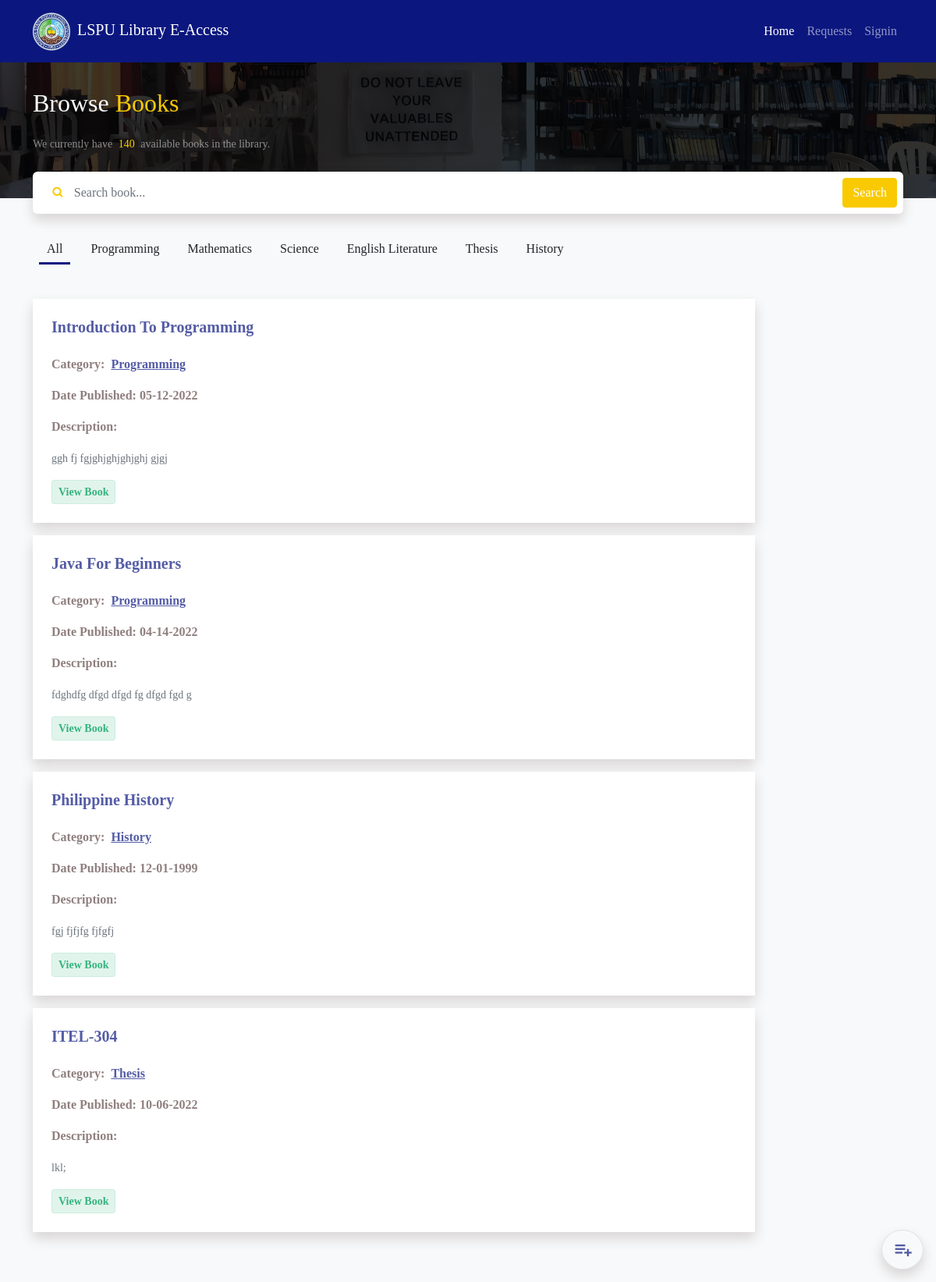
Before: /search with the older database file.
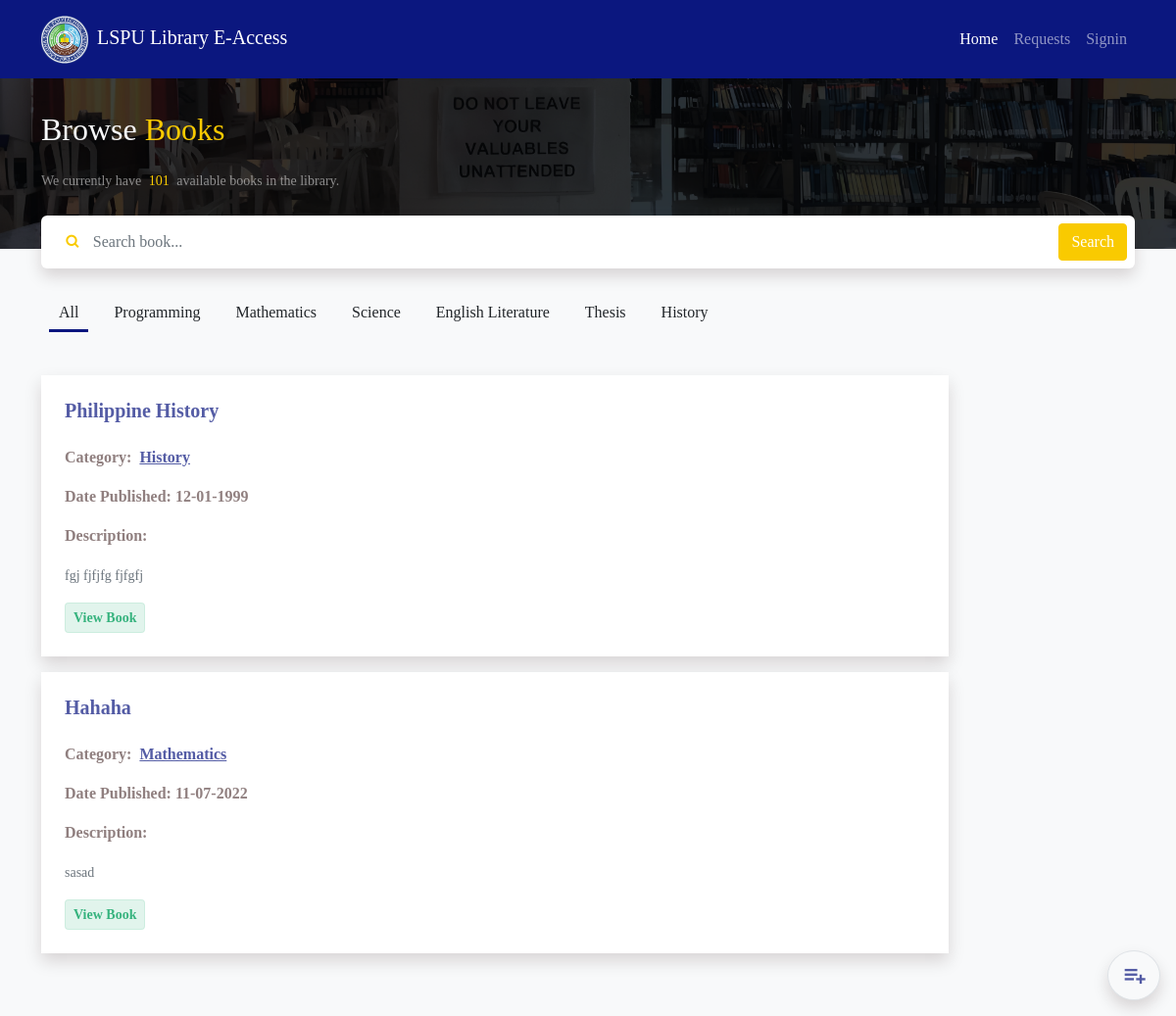
After: the same page with the newer database file.
### tables this page shows
CREATE TABLE categories(
    id INTEGER PRIMARY KEY AUTOINCREMENT,
    name TEXT NOT NULL
);

CREATE TABLE books(
    id INTEGER PRIMARY KEY AUTOINCREMENT,
    isbn Text NOT NULL,
    title TEXT NOT NULL,
    sypnosis TEXT(5000) NOT NULL,
    date_published date not null,
    date_posted date null DEFAULT CURRENT_TIMESTAMP,
    author_id INTEGER NOT NULL,
    category_id INTEGER NOT NULL,
    isAvailable INTEGER DEFAULT 1,
    copies INTEGER DEFAULT 1,
    FOREIGN KEY (author_id) REFERENCES authors(id),
    FOREIGN KEY (category_id) REFERENCES categories(id)
);

### app/students.py (the view)
@bp.route("/search")
def search_books():
    db = get_db()
    search_query = request.args.get('search_query')
    category = request.args.get("category")
    if search_query is None:
        search_query=""
    books = None
    categories = db.execute("SELECT * FROM categories").fetchall()
    selected_category = None
    if category is not None or category is not whitespace:
        selected_category = db.execute("SELECT * FROM categories WHERE name = ? ",(category,)).fetchone()
    if selected_category is not None and categories is not None:
        books = db.execute("SELECT books.copies, STRFTIME('%m-%d-%Y',books.date_published) as date, books.id,books.category_id,books.author_id,books.title,books.sypnosis, categories.name as category_name, authors.name as author_name FROM books INNER JOIN categories ON books.category_id = categories.id INNER JOIN authors ON books.author_id = authors.id WHERE (books.title LIKE ? OR books.sypnosis LIKE ?) AND books.category_id = ?",(f"%{search_query}%",f"%{search_query}%",selected_category['id'])).fetchall()
    else:
        books = db.execute("SELECT books.copies, STRFTIME('%m-%d-%Y',books.date_published) as date, books.id,books.category_id,books.author_id,books.title,books.sypnosis, categories.name as category_name, authors.name as author_name FROM books INNER JOIN categories ON books.category_id = categories.id INNER JOIN authors ON books.author_id = authors.id WHERE (books.title LIKE ? OR books.sypnosis LIKE ?) ",(f"%{search_query}%",f"%{search_query}%",)).fetchall()
    all_books=[]
    books_count = 0
    for book in books:
        borrowed = db.execute("SELECT COUNT(*) as count FROM rental_details INNER JOIN rentals ON rental_details.id = rentals.id WHERE rentals.status != 1 AND rentals.status != 3 AND rental_details.book_id = ?", (book['id'],)).fetchone()['count']
        new_book = {**book, 'available':book['copies'] - borrowed}
        books_count += book['copies'] - borrowed
        all_books.append(new_book)
    return render_template('students/search.html.jinja',books=books,search_query=search_query,result_count=len(books),books_count=books_count,categories=categories,selected_category=selected_category)

### app/admin.py (called while the page is built)
@bp.before_app_request
def loadAdmin():
    if 'admin_id' in session:
        adminId = session['admin_id']
        db = get_db()
        admin = db.execute("SELECT * FROM admin WHERE id = ?", (adminId,)).fetchone()
    else:
        admin = None
    g.current_url = request.base_url
    g.admin = admin

### app/admin_auth.py (called while the page is built)
@bp.before_app_request
def load_logged_in_user():
    account_id = session.get('admin_id')
    if account_id is None:
        g.admin = None
    else:
        g.admin = get_db().execute(
            'SELECT * FROM admin WHERE id = ?', (account_id,)
        ).fetchone()

### app/db.py (called while the page is built)
def get_db():
    if 'db' not in g:
        g.db = sqlite3.connect(
            current_app.config['DATABASE'],
            detect_types=sqlite3.PARSE_DECLTYPES
        )
        g.db.row_factory = sqlite3.Row
    return g.db

### app/students_auth.py (called while the page is built)
@bp.before_app_request
def load_logged_in_user():
    account_id = session.get('student_id')
    if account_id is None:
        g.student = None
    else:
        g.student = get_db().execute(
            'SELECT * FROM students WHERE id = ?', (account_id,)
        ).fetchone()

### app/templates/students/search.html.jinja (shortened to what the changed rows need)
{%extends 'students/base.html.jinja'%}
{%block content %}
<section class="bg-light pb-5">
    <header class="search-header">
        <div class="container">
            <p class="my-1 text-white-50">
                <small>We currently have <span class="text-warning mx-1">{{books_count}}</span> available books in the
                    library.</small>
            </p>
        </div>
    </header>
    <div class="container mt-5 ">
        <ul class=" nav-c-tabs" id="category-nav" data-active="{{selected_category.id if selected_category else 0}}">
            {%for category in categories%}
            <li class="nav-item mx-2">
                <a href="{{url_for('students.search_books')}}?search_query={{search_query}}&category={{category.name}}"
                    class="nav-link" data-category="{{category.id}}">{{category.name}}</a>
            </li>
            {%endfor%}
        </ul>
        <div class="mt-4">
            <div class="row">
                <div class="col-md-10">
                    {% if search_query %}
                    <div class="alert alert-info shadow-sm rounded-2">
                        <i class="bx bx-info-circle me-2"></i>
                        <span>Showing results found for: <strong class="mx-2">{{search_query}}</strong></span>
                    </div>
                    <div class="mt-2">
                        {% if result_count > 0 %}
                        {%for book in books%}
                        <div class="card shadow rounded-0 border-0 mb-3">
                            <div class="card-body p-lg-4">
                                <h5 class="text-primary-50 fw-bold text-capitalize">{{book.title}}</h5>
                                <div class="mt-4">
                                    <p class="text-black-50 fw-bold text-capitalize">
                                        Category:
                                        <a href="{{url_for('students.search_books')}}"
                                            class="ms-1 text-primary-50">{{book.category_name}}</a>
                                    </p>
                                    <p class="text-black-50 fw-bold text-capitalize">Date Published: {{book.date}}</p>
                                    <p class="text-black-50 fw-bold text-capitalize">Description:</p>
                                    <p class="text-secondary">
                                        <small>{{ book.sypnosis|truncate(200, True, ' ...') }}</small>
                                    </p>
                                </div>
                                <div class="mt-2">
                                    <button class="btn btn-sm btn-c-success" data-id="{{book.id}}"
                                        data-bs-toggle="modal" data-bs-target="#info-modal" type="button">View
                                        Book</button>
                                </div>
                            </div>
                        </div>
                        {%endfor%}
                        {% else %}
                        <div class="text-center">
                            <p class="mt-5 text-secondary">No result found.</p>
                        </div>
                        {% endif %}
                        {% else %}
                        {% if books_count > 0 %}
                        {%for book in books%}
                        <div class="card shadow rounded-0 border-0 mb-3">
                            <div class="card-body p-lg-4">
                                <h5 class="text-primary-50 fw-bold text-capitalize">{{book.title}}</h5>
                                <div class="mt-4">
                                    <p class="text-black-50 fw-bold text-capitalize">
                                        Category:
                                        <a href="#" class="ms-1 text-primary-50">{{book.category_name}}</a>
                                    </p>
                                    <p class="text-black-50 fw-bold text-capitalize">Date Published: {{book.date}}</p>
                                    <p class="text-black-50 fw-bold text-capitalize">Description:</p>
                                    <p class="text-secondary">
                                        <small>{{ book.sypnosis|truncate(200, True, ' ...') }}</small>
                                    </p>
                                </div>
                                <div class="mt-2">
                                    <button class="btn btn-sm btn-c-success" data-id="{{book.id}}"
                                        data-bs-toggle="modal" data-bs-target="#info-modal" type="button">
                                        View Book
                                    </button>
                                </div>
                            </div>
                        </div>
                        {%endfor%}
                        {% else %}
                        <div class="text-center">
                            <p class="mt-5 text-secondary">No available books to display.</p>
                        </div>
                        {%endif%}
                        {% endif %}
                    </div>
                </div>
            </div>
        </div>
</section>
{%endblock%}

Changed rows visible on the page:
no longer on this page (row unchanged): books: title "Introduction To Programming", category_name "Programming", date "05-12-2022", sypnosis "ggh fj fgjghjghjghjghj gjgj"
no longer on this page (row unchanged): books: title "Java For Beginners", category_name "Programming", date "04-14-2022", sypnosis "fdghdfg dfgd dfgd fg dfgd fgd g"
no longer on this page (row edited): books: title "ITEL-304", category_name "Thesis", date "10-06-2022", sypnosis "lkl;"
added books: title "Hahaha", category_name "Mathematics", date "11-07-2022", sypnosis "sasad"
Other visible differences:
{{ books_count }}: "140" → "101"
